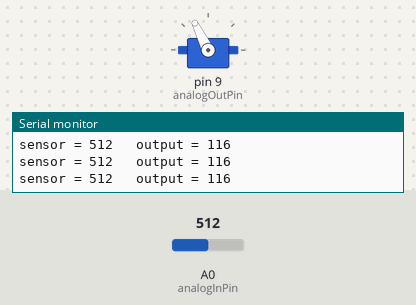
A sketch run on a simulated Arduino Uno, built with avr-gcc and run on an emulated ATmega328P. Parts: servo, the last lines printed to the serial monitor. The inputs (shaded band) are chosen by the test bench; at power-on: A0 (analogInPin) = 512.

Above: at 1.2 s.
1.3 s: A0 (analogInPin) set to 716
At 2.5 s:
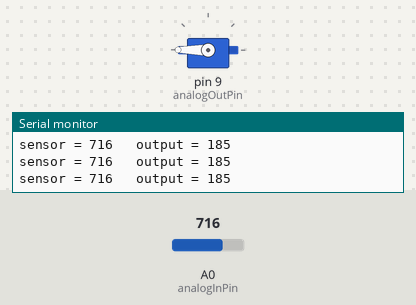
2.8 s: A0 (analogInPin) set to 306
At 4.0 s:
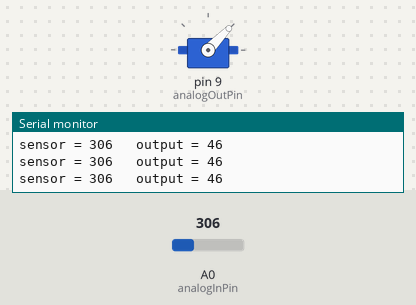
4.3 s: A0 (analogInPin) set to 122
At 5.5 s:
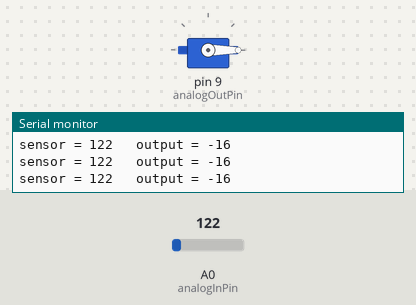
5.8 s: A0 (analogInPin) set to 900
At 7.0 s:
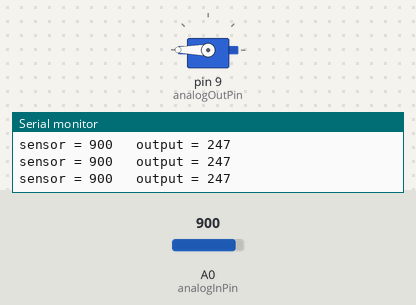
7.3 s: A0 (analogInPin) set to 0
At 8.5 s:
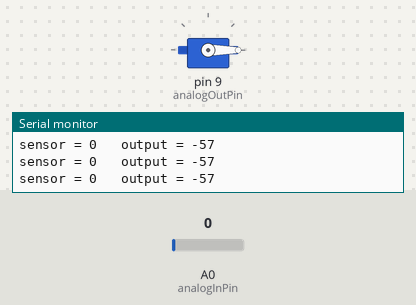
Timing chart, 0 to 9.8 s (numbered marks = the images above; inputs shaded):
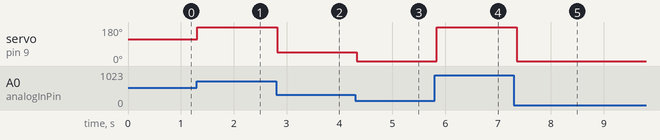

Measured:
- after the input at 1.3 s, servo on pin 9 (analogOutPin): 116° → 180° at once
- after the input at 2.8 s, servo on pin 9 (analogOutPin): 180° → 46° at once
- after the input at 4.3 s, servo on pin 9 (analogOutPin): 46° → 0° at once
- after the input at 5.8 s, servo on pin 9 (analogOutPin): 0° → 180° at once
- after the input at 7.3 s, servo on pin 9 (analogOutPin): 180° → 0° after 0.05 s

The sketch:

ArduinoWS02_03AnalogInOutSerial_Servo.ino
```cpp
/*
 第2回Arduino勉強会
 出力装置を変えてみよう②（21ページ目）
*/

#include <Servo.h>

// 変数の宣言
const int analogInPin = A0;    // アナログ入力に使用するピン番号の定義
const int analogOutPin = 9;    // LEDに使うピンの番号の定義

// 変数の宣言
int sensorValue = 0;           // センサー入力値
int outputValue = 0;           // LED用出力値
Servo myservo;                 // サーボの変数名の宣言

// 初期化
void setup() {
  // シリアル通信の開始（通信速度9600bps）
  Serial.begin(9600);
  // サーボ制御ピンを割り当て
  myservo.attach(analogOutPin);
}

// メイン処理の記述
void loop() {
  // アナログ入力値を読み取る（0〜1023）
  sensorValue = analogRead(analogInPin);
  // 値の調整：150〜700のsensorValueを0〜180に割り振ってoutputValueへ
  outputValue = map(sensorValue, 170, 700, 0, 180);

  // サーボの回転角度を指示
  myservo.write(outputValue);

  Serial.print("sensor = " );    // 文字列「sensor=」をシリアルポートに書き出す
  Serial.print(sensorValue);     // センサー読み取り値をシリアルポートに書き出す
  Serial.print("\t output = ");  // 文字列「\t output=」をシリアルポートに書き出す
  Serial.println(outputValue);   // LED用出力値をシリアルポートに書き出す

  // 待機を100ミリ秒に増加
  delay(100);
}
```
